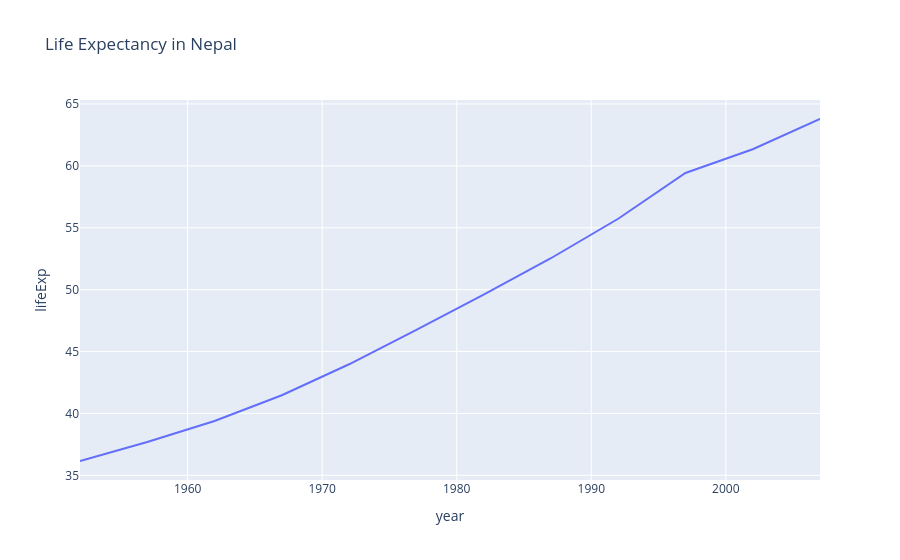

Notebook cell for this chart:
### Code cell
fig = px.line(
    data_frame=df,
    x="year",
    y="lifeExp",
    title ="Life Expectancy in Nepal"
)
fig.show()

### Figure 1 — Plotly figure (JSON) as saved in the notebook; plotly's stock layout.template omitted (floating-point values rounded to 4 significant figures)
{"data": [{"hovertemplate": "year=%{x}<br>lifeExp=%{y}<extra></extra>", "legendgroup": "", "line": {"color": "#636efa", "dash": "solid"}, "marker": {"symbol": "circle"}, "mode": "lines", "name": "", "orientation": "v", "showlegend": false, "type": "scatter", "x": [1952, 1957, 1962, 1967, 1972, 1977, 1982, 1987, 1992, 1997, 2002, 2007], "xaxis": "x", "y": [36.16, 37.69, 39.39, 41.47, 43.97, 46.75, 49.59, 52.54, 55.73, 59.43, 61.34, 63.78], "yaxis": "y"}], "layout": {"legend": {"tracegroupgap": 0}, "title": {"text": "Life Expectancy in Nepal"}, "xaxis": {"anchor": "y", "domain": [0, 1], "title": {"text": "year"}}, "yaxis": {"anchor": "x", "domain": [0, 1], "title": {"text": "lifeExp"}}}}
